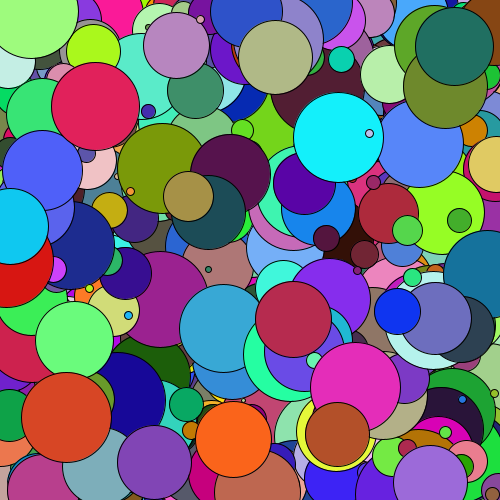
Frame 1 (no input)
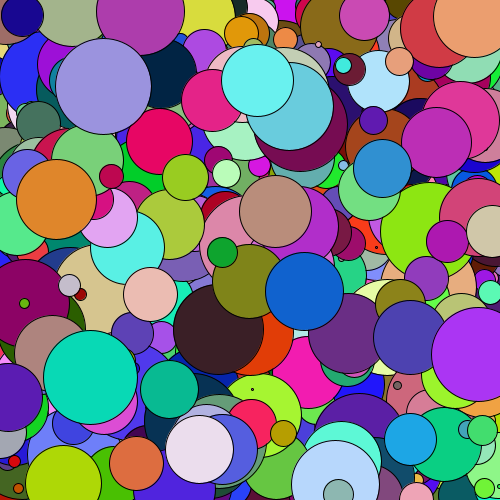
Frame 60 (the mouse pressed at the canvas centre just before this capture)
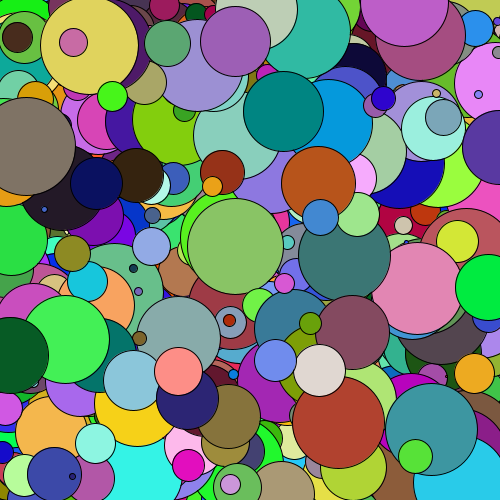
Frame 120 (the mouse held since frame 60 and released just before this capture)

The Processing sketch that drew these frames (run headless with seeded random() and noise(); from frame 60 on, the mouse is pressed at the canvas centre):

// Processing sketch: OOP_principles__0_to_many_balls
// ── OOP_principles__0_to_many_balls.pde
/*
  COMP115 Workshops
  OOP principles: 0 to many balls
  By Timothy Boye
*/

int columns = 3000;
Ball[] gridOfBalls = new Ball[columns];

void setup() {
  size(500,500);
}

void draw() {
  for (int c = 0; c < columns; c++) {
    gridOfBalls[c] = new Ball((int)random(50), color((int)random(255),(int)random(255),(int)random(255)), (int)random(width), (int)random(height));
    gridOfBalls[c].display();
  }
}


class Ball {
  int rad;
  int positionX;
  int positionY;
  color c;

  Ball(int _radius, color _c, int _positionX, int _positionY) {
    c = _c;	
    rad = _radius;
    positionX = _positionX;
    positionY = _positionY;
  }

  void display() {
    fill(c);
    ellipseMode(RADIUS);
    ellipse(positionX, positionY, rad, rad);
  }
}
